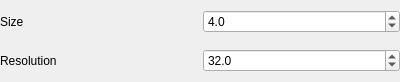
<?xml version="1.0" encoding="UTF-8"?>
<ui version="4.0">
 <class>PlasmaAnimationControlWidget</class>
 <widget class="QWidget" name="PlasmaAnimationControlWidget">
  <property name="geometry">
   <rect>
    <x>0</x>
    <y>0</y>
    <width>400</width>
    <height>82</height>
   </rect>
  </property>
  <property name="windowTitle">
   <string>Form</string>
  </property>
  <layout class="QGridLayout" name="gridLayout">
   <property name="leftMargin">
    <number>0</number>
   </property>
   <property name="topMargin">
    <number>0</number>
   </property>
   <property name="rightMargin">
    <number>0</number>
   </property>
   <property name="bottomMargin">
    <number>0</number>
   </property>
   <item row="1" column="1">
    <widget class="QDoubleSpinBox" name="resolutionDoubleSpinBox">
     <property name="toolTip">
      <string>Level of detail in each plasma orb</string>
     </property>
     <property name="decimals">
      <number>1</number>
     </property>
     <property name="minimum">
      <double>1.000000000000000</double>
     </property>
     <property name="singleStep">
      <double>0.500000000000000</double>
     </property>
     <property name="value">
      <double>32.000000000000000</double>
     </property>
    </widget>
   </item>
   <item row="0" column="1">
    <widget class="QDoubleSpinBox" name="sizeDoubleSpinBox">
     <property name="toolTip">
      <string>Size of each plasma orb</string>
     </property>
     <property name="decimals">
      <number>1</number>
     </property>
     <property name="minimum">
      <double>0.500000000000000</double>
     </property>
     <property name="singleStep">
      <double>0.500000000000000</double>
     </property>
     <property name="value">
      <double>4.000000000000000</double>
     </property>
    </widget>
   </item>
   <item row="0" column="0">
    <widget class="QLabel" name="label_2">
     <property name="text">
      <string>Size</string>
     </property>
    </widget>
   </item>
   <item row="1" column="0">
    <widget class="QLabel" name="label_3">
     <property name="text">
      <string>Resolution</string>
     </property>
    </widget>
   </item>
  </layout>
 </widget>
 <resources/>
 <connections/>
</ui>
